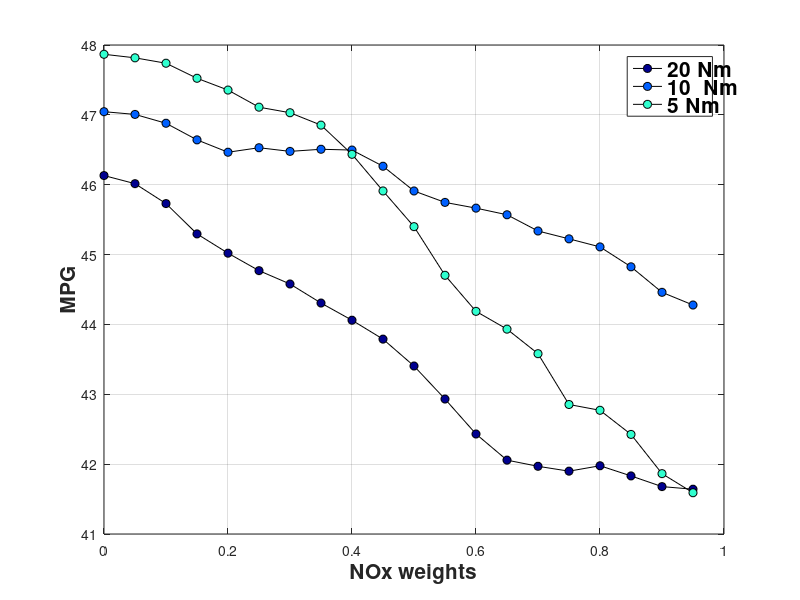
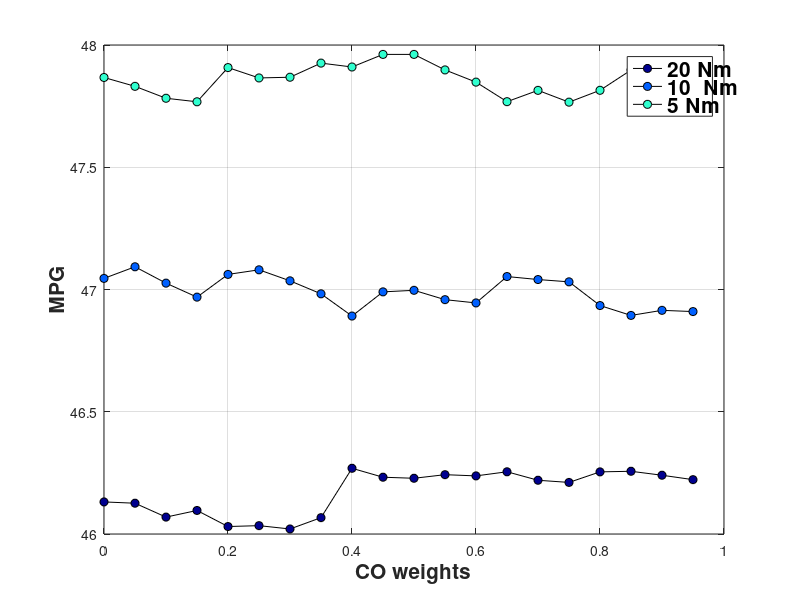
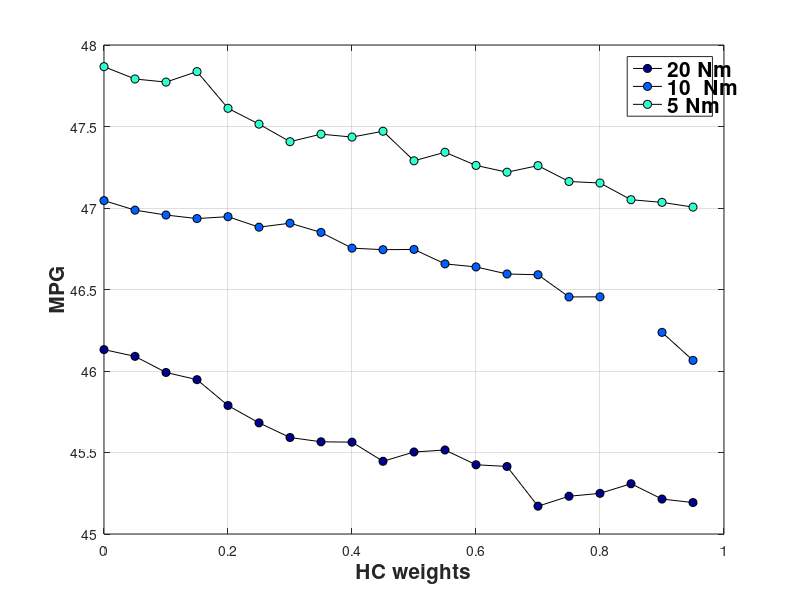
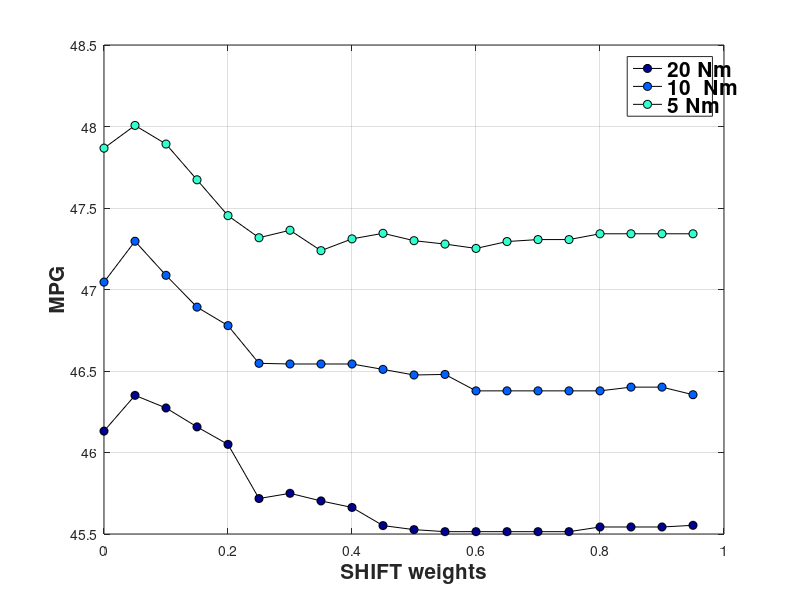

Write MATLAB code to recreate these figures, in order.
clear;
clf;
close all;
C = jet;
h = 14;
r=6;
t = 10;
q = 12;  % For colors
start = 1;
stop = 10;
for i = [start, 2,3];
    if i == 1
        load SOC_grid_005_trq_20_NM_HWFET;
        c = '20 Nm';
    elseif i == 2
        load SOC_grid_005_trq_10_NM_HWFET;
        c = '10  Nm';
    elseif i == 3
        load SOC_grid_005_trq_5_NM_HWFET;
        c = '5 Nm';
    elseif i == 4
        load SOC_grid_005_trq_1_NM_HWFET;
        c = '1 Nm';
    elseif i == 5
        load SOC_grid_005_trq_0_5_Nm_HWFET;
        c = '0.5 Nm';
    elseif i == 6
        load SOC_grid_005_interp;
        c = '0.005 lin. interp';
    elseif i == 7
        load SOC_grid_001_interp;
        c = '0.001 lin. interp.';
    elseif i == 8
        load SOC_grid_0005_interp;
        c = '0.0005 lin. interp.';
    elseif i == 9
        load SOC_grid_005_interp_cubic;
        c = '0.005 cubic interp.';
    elseif i == 10
        load SOC_grid_0005_interp_cubic;
        c = '0.0005 cubic. interp.';
    elseif i == 11;
        load SOC_grid_005_interp_full_cyc;
        c = '0.005 line. interp FULL';
    elseif i == 12;
        load SOC_grid_005_interp_lower_weights;
        c = '0.005 line. interp Lower weights';
    elseif i == 13;
        load SOC_grid_005_interp_full_cyc_smooth;
        c = '0.005 line. interp Full CYC Smoothed Data';
    else
        load SOC_grid_001_interp_full_cyc_smooth;
        c = '0.001 line. interp Full CYC Smoothed Data';
    end
    
    if i == start
        leg = {c};
        a = 1;
    else
        leg = {leg{1:a}, c};
        a = a+1;
    end
    
    figure(2)
    plot(result.a1(1,:),result.mpg(1,:),'-ko',...
        'LineWidth',0.5,...
        'MarkerEdgeColor','k',...
        'MarkerFaceColor',C(a+(a-1)*q,:),...
        'MarkerSize',r)
    grid on
    ylabel('MPG')
    xlabel('NOx weights')
    legend(leg{1:a})
    set(findall(gcf,'type','text'),'FontSize',15,'fontWeight','bold')
    hold on
    
    figure(3)
    plot(result.a2(2,:),result.mpg(2,:),'-ko',...
        'LineWidth',0.5,...
        'MarkerEdgeColor','k',...
        'MarkerFaceColor',C(a+(a-1)*q,:),...
        'MarkerSize',r)
    grid on
    ylabel('MPG')
    xlabel('CO weights')
    legend(leg{1:a})
    set(findall(gcf,'type','text'),'FontSize',15,'fontWeight','bold')
    hold on
    
    figure(4)
    plot(result.a3(3,:),result.mpg(3,:),'-ko',...
        'LineWidth',0.5,...
        'MarkerEdgeColor','k',...
        'MarkerFaceColor',C(a+(a-1)*q,:),...
        'MarkerSize',r)
    grid on
    ylabel('MPG')
    xlabel('HC weights')
    legend(leg{1:a})
    set(findall(gcf,'type','text'),'FontSize',15,'fontWeight','bold')
    hold on
    
    figure(5)
    plot(result.shift(4,:),result.mpg(4,:),'-ko',...
        'LineWidth',0.5,...
        'MarkerEdgeColor','k',...
        'MarkerFaceColor',C(a+(a-1)*q,:),...
        'MarkerSize',r)
    grid on
    ylabel('MPG')
    xlabel('SHIFT weights')
    legend(leg{1:a})
    set(findall(gcf,'type','text'),'FontSize',15,'fontWeight','bold')
    hold on
    
    figure(6)
    plot(result.eng(5,:),result.mpg(5,:),'-ko',...
        'LineWidth',0.5,...
        'MarkerEdgeColor','k',...
        'MarkerFaceColor',C(a+(a-1)*q,:),...
        'MarkerSize',r)
    grid on
    ylabel('MPG')
    xlabel('ENG weights')
    legend(leg{1:a})
    set(findall(gcf,'type','text'),'FontSize',15,'fontWeight','bold')
    hold on
end

hold off
set(findall(gcf,'type','text'),'FontSize',15,'fontWeight','bold')

